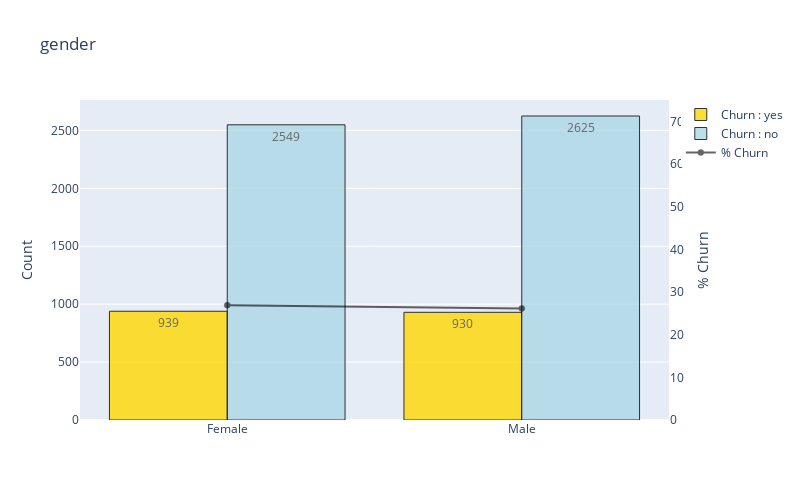
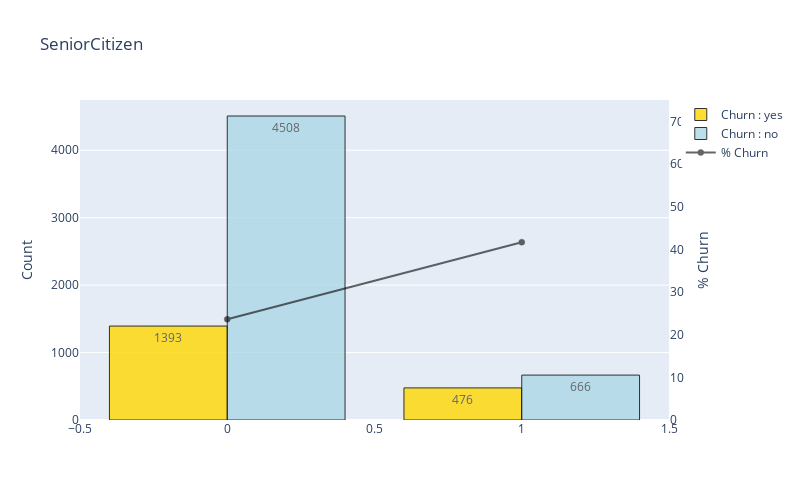
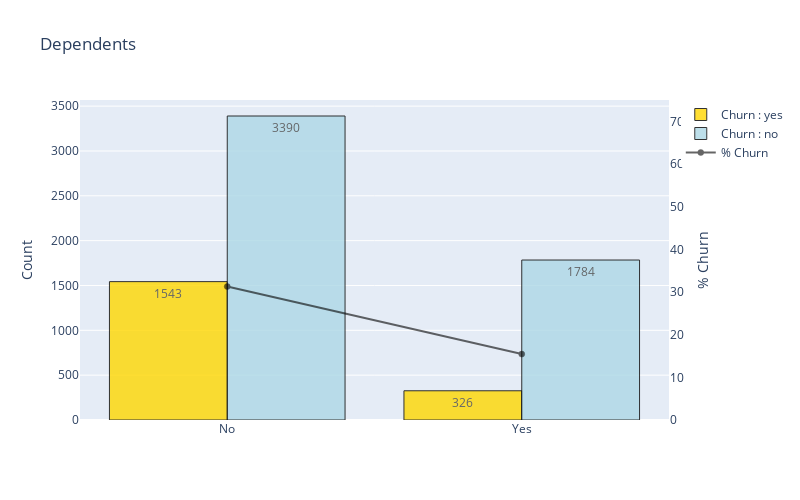
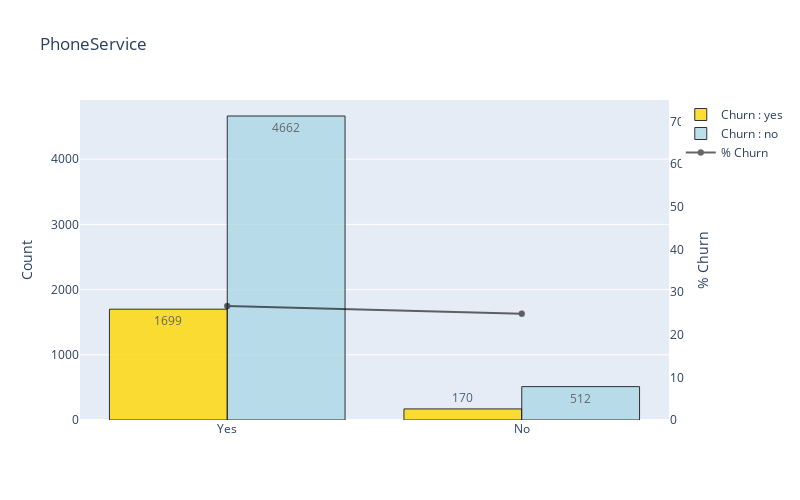

The notebook cell these images were saved under, in order:
### Code cell
barplot('gender', True)
barplot('SeniorCitizen', True)
barplot('Dependents', True)
barplot('PhoneService', True)
barplot('MultipleLines', True)
barplot('InternetService', True)
barplot('OnlineSecurity', True)
barplot('Partner', True)
barplot('OnlineBackup', True)
barplot('DeviceProtection', True)
barplot('TechSupport', True)
barplot('StreamingTV', True)
barplot('StreamingMovies', True)
barplot('Contract', True)
barplot('PaperlessBilling', True)
barplot('PaymentMethod', True)

### Figure 1 — Plotly figure (JSON) as saved in the notebook; plotly's stock layout.template omitted (floating-point values rounded to 4 significant figures)
{"data": [{"marker": {"color": "gold", "line": {"color": "#000000", "width": 1}}, "name": "Churn : yes", "opacity": 0.8, "text": ["939", "930"], "textposition": "auto", "type": "bar", "x": ["Female", "Male"], "y": [939, 930]}, {"marker": {"color": "lightblue", "line": {"color": "#000000", "width": 1}}, "name": "Churn : no", "opacity": 0.8, "text": ["2625", "2549"], "textposition": "auto", "type": "bar", "x": ["Male", "Female"], "y": [2625, 2549]}, {"marker": {"color": "black", "line": {"color": "#000000", "width": 0.5}}, "name": "% Churn", "opacity": 0.6, "type": "scatter", "x": ["Female", "Male"], "y": [26.92, 26.16], "yaxis": "y2"}], "layout": {"autosize": false, "height": 500, "title": {"text": "gender"}, "width": 800, "yaxis": {"title": {"text": "Count"}}, "yaxis2": {"anchor": "x", "overlaying": "y", "range": [0, 75], "showgrid": false, "side": "right", "title": {"text": "% Churn"}, "zeroline": false}}}

### Figure 2 — Plotly figure (JSON) as saved in the notebook; plotly's stock layout.template omitted (floating-point values rounded to 4 significant figures)
{"data": [{"marker": {"color": "gold", "line": {"color": "#000000", "width": 1}}, "name": "Churn : yes", "opacity": 0.8, "text": ["1393", "476"], "textposition": "auto", "type": "bar", "x": [0, 1], "y": [1393, 476]}, {"marker": {"color": "lightblue", "line": {"color": "#000000", "width": 1}}, "name": "Churn : no", "opacity": 0.8, "text": ["4508", "666"], "textposition": "auto", "type": "bar", "x": [0, 1], "y": [4508, 666]}, {"marker": {"color": "black", "line": {"color": "#000000", "width": 0.5}}, "name": "% Churn", "opacity": 0.6, "type": "scatter", "x": [0, 1], "y": [23.61, 41.68], "yaxis": "y2"}], "layout": {"autosize": false, "height": 500, "title": {"text": "SeniorCitizen"}, "width": 800, "yaxis": {"title": {"text": "Count"}}, "yaxis2": {"anchor": "x", "overlaying": "y", "range": [0, 75], "showgrid": false, "side": "right", "title": {"text": "% Churn"}, "zeroline": false}}}

### Figure 3 — Plotly figure (JSON) as saved in the notebook; plotly's stock layout.template omitted (floating-point values rounded to 4 significant figures)
{"data": [{"marker": {"color": "gold", "line": {"color": "#000000", "width": 1}}, "name": "Churn : yes", "opacity": 0.8, "text": ["1543", "326"], "textposition": "auto", "type": "bar", "x": ["No", "Yes"], "y": [1543, 326]}, {"marker": {"color": "lightblue", "line": {"color": "#000000", "width": 1}}, "name": "Churn : no", "opacity": 0.8, "text": ["3390", "1784"], "textposition": "auto", "type": "bar", "x": ["No", "Yes"], "y": [3390, 1784]}, {"marker": {"color": "black", "line": {"color": "#000000", "width": 0.5}}, "name": "% Churn", "opacity": 0.6, "type": "scatter", "x": ["No", "Yes"], "y": [31.28, 15.45], "yaxis": "y2"}], "layout": {"autosize": false, "height": 500, "title": {"text": "Dependents"}, "width": 800, "yaxis": {"title": {"text": "Count"}}, "yaxis2": {"anchor": "x", "overlaying": "y", "range": [0, 75], "showgrid": false, "side": "right", "title": {"text": "% Churn"}, "zeroline": false}}}

### Figure 4 — Plotly figure (JSON) as saved in the notebook; plotly's stock layout.template omitted (floating-point values rounded to 4 significant figures)
{"data": [{"marker": {"color": "gold", "line": {"color": "#000000", "width": 1}}, "name": "Churn : yes", "opacity": 0.8, "text": ["1699", "170"], "textposition": "auto", "type": "bar", "x": ["Yes", "No"], "y": [1699, 170]}, {"marker": {"color": "lightblue", "line": {"color": "#000000", "width": 1}}, "name": "Churn : no", "opacity": 0.8, "text": ["4662", "512"], "textposition": "auto", "type": "bar", "x": ["Yes", "No"], "y": [4662, 512]}, {"marker": {"color": "black", "line": {"color": "#000000", "width": 0.5}}, "name": "% Churn", "opacity": 0.6, "type": "scatter", "x": ["Yes", "No"], "y": [26.71, 24.93], "yaxis": "y2"}], "layout": {"autosize": false, "height": 500, "title": {"text": "PhoneService"}, "width": 800, "yaxis": {"title": {"text": "Count"}}, "yaxis2": {"anchor": "x", "overlaying": "y", "range": [0, 75], "showgrid": false, "side": "right", "title": {"text": "% Churn"}, "zeroline": false}}}
